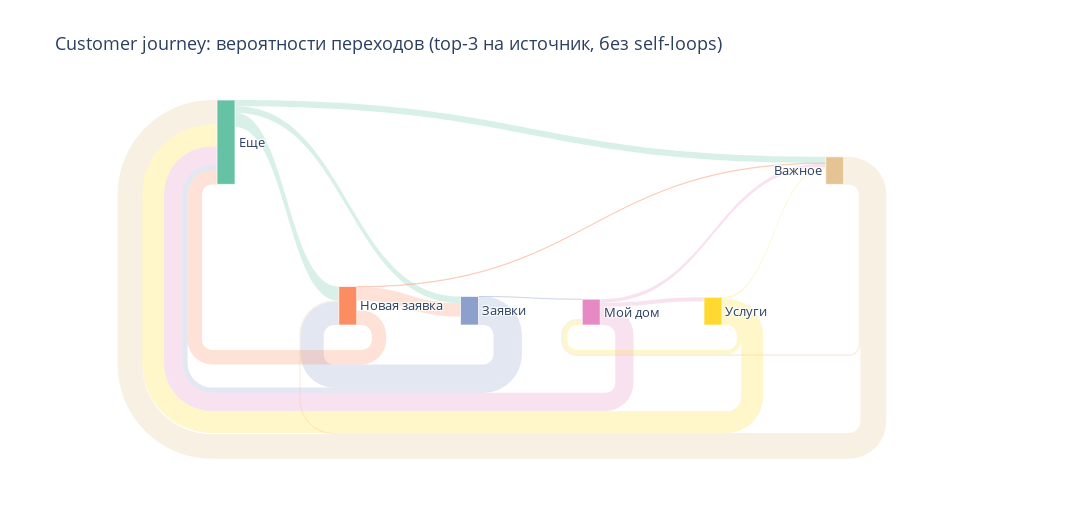

The notebook cell this image was saved under:
### Code cell
import os
import pandas as pd
import numpy as np
import plotly.graph_objects as go
from plotly.colors import qualitative

os.makedirs("reports/figures", exist_ok=True)

def to_rgba(color, alpha=0.30):
    # plotly palettes часто в формате "rgb(r,g,b)"
    if isinstance(color, str) and color.startswith("rgb("):
        rgb = color[4:-1]  # "r,g,b"
        return f"rgba({rgb},{alpha})"
    # или hex "#RRGGBB"
    if isinstance(color, str) and color.startswith("#") and len(color) == 7:
        h = color.lstrip('#')
        r, g, b = int(h[0:2], 16), int(h[2:4], 16), int(h[4:6], 16)
        return f"rgba({r},{g},{b},{alpha})"
    return color

def norm_screen(s: object) -> object:
    if pd.isna(s):
        return np.nan
    s = str(s).strip()
    # нормализуем частый кейс "Ещё" vs "Еще"
    s = s.replace("Ещё", "Еще").replace("ещё", "еще")
    return s

def build_sankey(transitions_count, screens, top_k_per_source=3, normalize=True,
                title="Customer journey (Sankey)"):
    tc = transitions_count.copy()

    # ВАЖНО: приводим к нормализованным строкам
    tc['prev_screen'] = tc['prev_screen'].map(norm_screen)
    tc['Экран'] = tc['Экран'].map(norm_screen)

    # фильтр по нужным экранам
    tc = tc[
        tc['prev_screen'].isin(screens) &
        tc['Экран'].isin(screens)
    ].copy()

    # убираем self-loops (типа "Еще → Еще")
    tc = tc[tc['prev_screen'] != tc['Экран']].copy()

    if tc.empty:
        raise ValueError("После фильтрации transitions_count пустой. Проверь screens и значения в данных.")

    # нормируем внутри источника (чтобы 'Еще' не доминировал объёмом)
    if normalize:
        tc['value'] = tc.groupby('prev_screen')['count'].transform(lambda x: x / x.sum())
        tc['value'] = tc['value'] * 100
    else:
        tc['value'] = tc['count'].astype(float)

    # оставляем top-K переходов на каждый source
    tc = tc.sort_values(['prev_screen', 'value'], ascending=[True, False])
    tc = tc.groupby('prev_screen', as_index=False).head(top_k_per_source)

    # порядок узлов — как в screens
    nodes = list(screens)
    node_index = {n: i for i, n in enumerate(nodes)}

    # маппинг в индексы
    src = tc['prev_screen'].map(node_index)
    tgt = tc['Экран'].map(node_index)

    # если вдруг что-то не смэпилось
    bad = src.isna() | tgt.isna()
    if bad.any():
        bad_rows = tc.loc[bad, ['prev_screen', 'Экран', 'count']].head(20)
        print("Есть переходы с экранами вне nodes, они будут удалены. Примеры:")
        display(bad_rows)

        tc = tc.loc[~bad].copy()
        src = src.loc[~bad]
        tgt = tgt.loc[~bad]

    source = src.astype(int).tolist()
    target = tgt.astype(int).tolist()
    value = tc['value'].astype(float).tolist()

    palette = qualitative.Set2
    color_map = {n: palette[i % len(palette)] for i, n in enumerate(nodes)}
    node_colors = [color_map[n] for n in nodes]
    link_colors = [to_rgba(color_map[nodes[i]], 0.25) for i in source]

    fig = go.Figure(data=[go.Sankey(
        arrangement="snap",
        node=dict(
            label=nodes,
            pad=5,
            thickness=18,
            color=node_colors,
            line=dict(color="rgba(255,255,255,0.7)", width=1)
        ),
        link=dict(
            source=source,
            target=target,
            value=value,
            color=link_colors,
            hovertemplate="Переход: %{source.label} → %{target.label}<br>Вес: %{value:.2f}<extra></extra>"
        )
    )])

    fig.update_layout(title=title, font_size=13, width=1100, height=520)
    return fig

key_screens = ['Еще', 'Новая заявка', 'Заявки', 'Мой дом', 'Мои платежи', 'Услуги', 'Важное']

fig = build_sankey(
    transitions_count,
    screens=key_screens,
    top_k_per_source=3,
    normalize=True,
    title="Customer journey: вероятности переходов (top-3 на источник, без self-loops)"
)

fig.write_html("reports/figures/customer_journey_sankey.html", include_plotlyjs="cdn")
fig

### Figure 1 — Plotly figure (JSON) as saved in the notebook; plotly's stock layout.template omitted (floating-point values rounded to 4 significant figures)
{"data": [{"arrangement": "snap", "link": {"color": ["rgba(229,196,148,0.25)", "rgba(229,196,148,0.25)", "rgba(229,196,148,0.25)", "rgba(102,194,165,0.25)", "rgba(102,194,165,0.25)", "rgba(102,194,165,0.25)", "rgba(141,160,203,0.25)", "rgba(141,160,203,0.25)", "rgba(141,160,203,0.25)", "rgba(231,138,195,0.25)", "rgba(231,138,195,0.25)", "rgba(231,138,195,0.25)", "rgba(252,141,98,0.25)", "rgba(252,141,98,0.25)", "rgba(252,141,98,0.25)", "rgba(255,217,47,0.25)", "rgba(255,217,47,0.25)", "rgba(255,217,47,0.25)"], "hovertemplate": "Переход: %{source.label} → %{target.label}<br>Вес: %{value:.2f}<extra></extra>", "source": [6, 6, 6, 0, 0, 0, 2, 2, 2, 3, 3, 3, 1, 1, 1, 5, 5, 5], "target": [0, 3, 1, 1, 2, 6, 1, 0, 3, 0, 5, 6, 0, 2, 6, 0, 3, 6], "value": [85.69, 5.782, 4.732, 49.07, 23.12, 21.55, 80.48, 18.63, 0.4487, 63.57, 14.07, 12.57, 50.18, 47.1, 1.713, 76.07, 15.02, 5.667]}, "node": {"color": ["rgb(102,194,165)", "rgb(252,141,98)", "rgb(141,160,203)", "rgb(231,138,195)", "rgb(166,216,84)", "rgb(255,217,47)", "rgb(229,196,148)"], "label": ["Еще", "Новая заявка", "Заявки", "Мой дом", "Мои платежи", "Услуги", "Важное"], "line": {"color": "rgba(255,255,255,0.7)", "width": 1}, "pad": 5, "thickness": 18}, "type": "sankey"}], "layout": {"font": {"size": 13}, "height": 520, "title": {"text": "Customer journey: вероятности переходов (top-3 на источник, без self-loops)"}, "width": 1100}}
